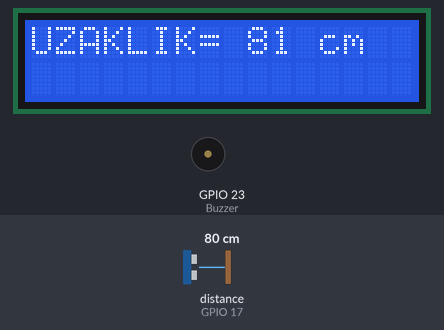
Bench run of a sketch on a simulated ESP32. Parts: 16×2 character LCD, buzzer (waves = sounding). The inputs (shaded band) are chosen by the test bench; at power-on: distance to the obstacle (sensor on GPIO 17) 80 cm. The echo pulse lasts 58.3 µs per cm; what the sketch prints to the serial monitor is not drawn.

Above: at 1.2 s.
1.3 s: distance to the obstacle (sensor on GPIO 17) set to 44 cm
At 2.0 s:
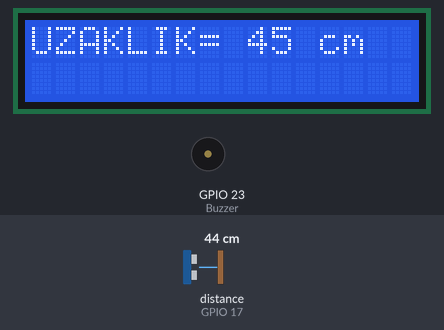
4.3 s: distance to the obstacle (sensor on GPIO 17) set to 36 cm
At 5.09 s:
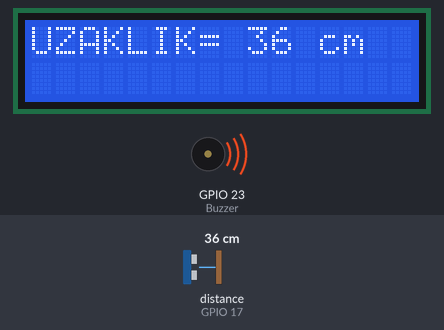
7.3 s: distance to the obstacle (sensor on GPIO 17) set to 22 cm
At 8.2 s:
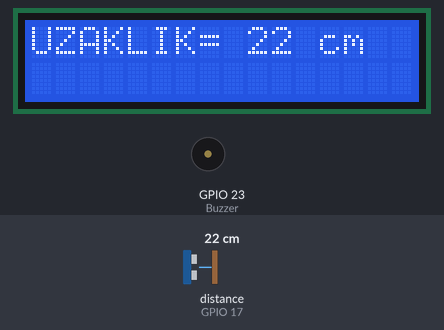
10.3 s: distance to the obstacle (sensor on GPIO 17) set to 19 cm
At 11.7 s:
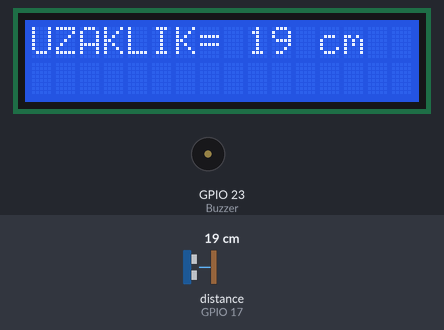
Timing chart, 0 to 13.8 s (numbered marks = the images above; inputs shaded):
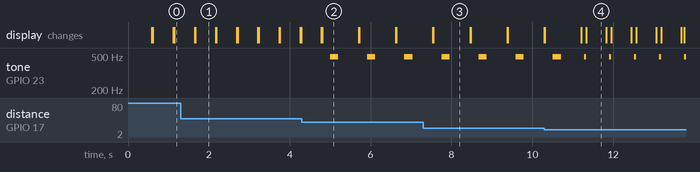

Measured:
- the behaviour switches between 40 and 39 cm on distance to the obstacle (sensor on GPIO 17) (found by bisection; images 1 and 2)
- the behaviour switches between 21 and 20 cm on distance to the obstacle (sensor on GPIO 17) (found by bisection; images 3 and 4)
- after the input at 4.3 s, tone on GPIO 23 (Buzzer): alternates 493 Hz for 0.20 s and silent for 0.72 s, starting after 0.70 s; the display: first differs from a run without the input after 0.50 s (image 2)
- after the input at 7.3 s, the display: first differs from a run without the input after 0.26 s (image 3)
- what the display in image 1 shows lasts 0.5 s, from 1.7 s to 2.2 s
- what the display in image 2 shows lasts 0.9 s, from 4.8 s to 5.7 s

The sketch:

Parking_sensor_with_lcd_ESP32.ino
```cpp
#include <Wire.h>
#include <LiquidCrystal_I2C.h>
#include <NewPing.h>
#define Buzzer 23

#define I2C_ADDR 0x27
#define totalRows 2
#define totalColumns 16

LiquidCrystal_I2C lcd(I2C_ADDR, totalColumns, totalRows);
#define TRIGGER_PIN 16
#define ECHO_PIN 17


NewPing sonar(TRIGGER_PIN, ECHO_PIN);

void setup() {
  lcd.init();
  lcd.backlight();
  Serial.begin(115200);
  Serial.println("Hello Buzz!");
  pinMode(Buzzer, OUTPUT);
}

void loop() {
  unsigned int distance = sonar.ping_cm();
if(distance<=20){

  Serial.print("UZAKLIK= ");
  Serial.print(distance);
  Serial.println(" cm");

  lcd.setCursor(0, 0);
  lcd.print("UZAKLIK= ");
  lcd.print(distance);
  lcd.print(" cm");

  delay(50);
  tone(Buzzer,493);
  delay(50);
  noTone(Buzzer);
  delay(500);
  lcd.clear();

}
else if(20<distance && distance<40){

  Serial.print("UZAKLIK= ");
  Serial.print(distance);
  Serial.println(" cm");

  lcd.setCursor(0, 0);
  lcd.print("UZAKLIK= ");
  lcd.print(distance);
  lcd.print(" cm");

  delay(200);
  tone(Buzzer,493);
  delay(200);
  noTone(Buzzer);
  delay(500);
  lcd.clear();

}
else{
  unsigned int distance = sonar.ping_cm();
  Serial.print("UZAKLIK= ");
  Serial.print(distance);
  Serial.println(" cm");

  lcd.setCursor(0, 0);
  lcd.print("UZAKLIK= ");
  lcd.print(distance);
  lcd.print(" cm");
  delay(500);
  lcd.clear();

}
}
```
